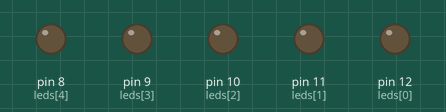
This sketch was run on a simulated Arduino Uno, built with avr-gcc and run on an emulated ATmega328P. Parts: output pins drawn as LEDs (lit = HIGH).

Above: at 0.05 s.
At 1.25 s:
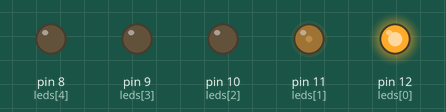
At 2.5 s:
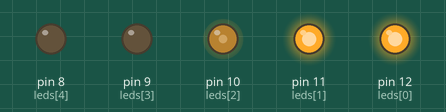
At 4.95 s:
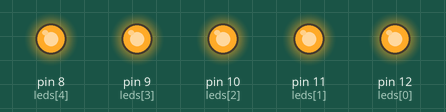
At 7.4 s:
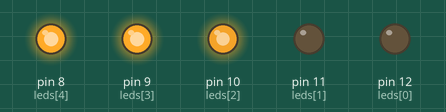
At 9.85 s:
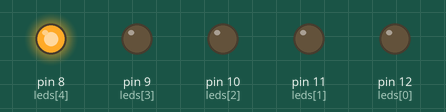
Timing chart, 0 to 13.5 s (numbered marks = the images above):
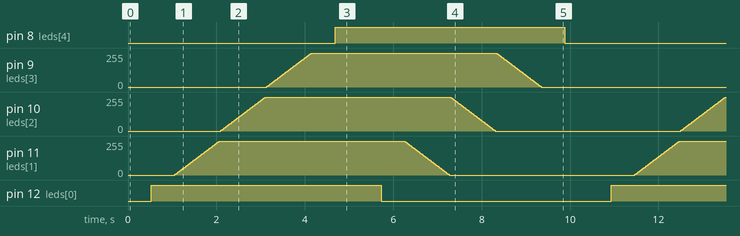

Measured:
- by itself, pin 8 (leds[4]), pin 12 (leds[0]): alternates HIGH for 5.2 s and LOW for 5.2 s

The sketch:

activity2.ino
```cpp
int leds[] = {12, 11, 10, 9, 8};
int numLeds = 5;

void setup() {
  int i = 0;
  while (i < numLeds) {
    pinMode(leds[i], OUTPUT);
    i++;
  }
}

void loop() {
  for (int i = 0; i < numLeds; i++) {
    for (int brightness = 0; brightness <= 255; brightness += 5) {
      analogWrite(leds[i], brightness);
      delay(20);
    }
  }

  for (int i = 0; i < numLeds; i++) {
    for (int brightness = 255; brightness >= 0; brightness -= 5) {
      analogWrite(leds[i], brightness);
      delay(20);
    }
  }
}
```
